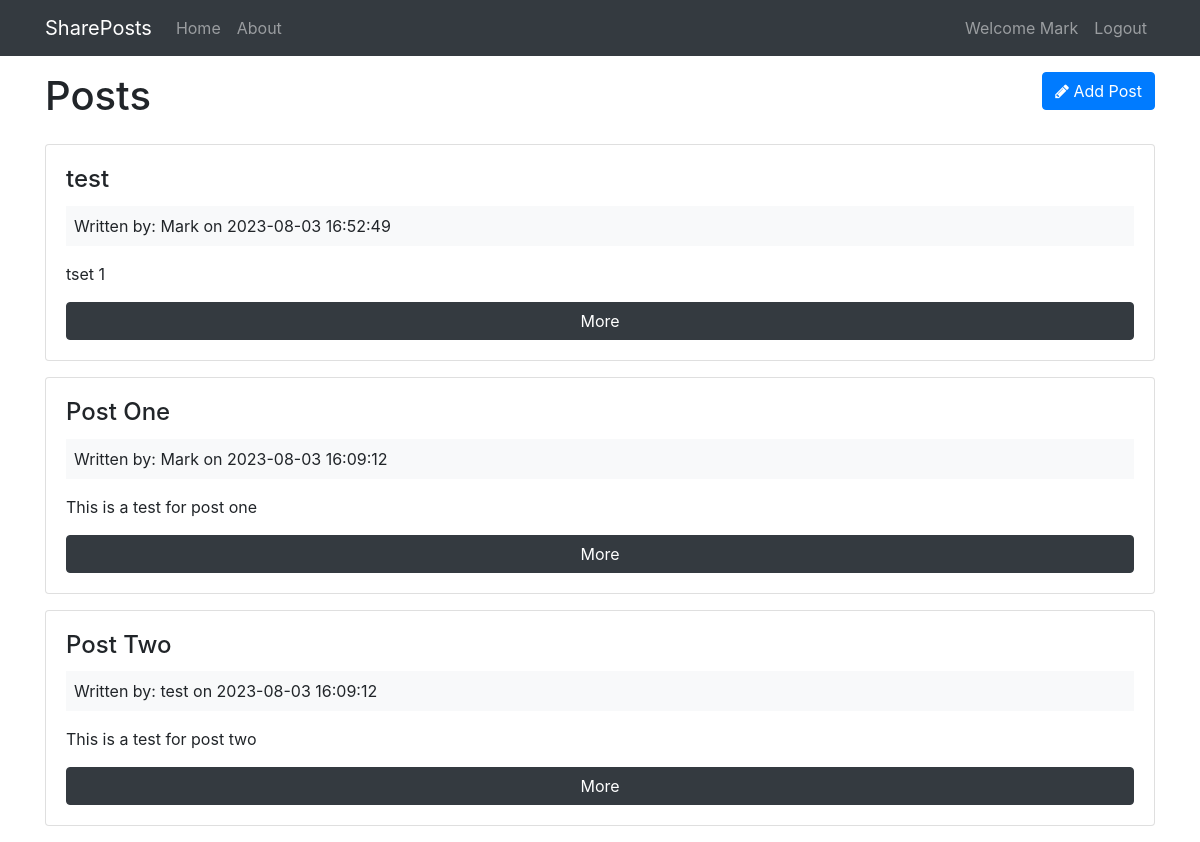
Screenshot of /posts (signed in) with the database file from the repository.
### tables this page shows
CREATE TABLE `posts` (
  `id` int(11) NOT NULL,
  `user_id` int(11) NOT NULL,
  `title` varchar(255) NOT NULL,
  `body` text NOT NULL,
  `created_at` datetime NOT NULL DEFAULT current_timestamp()
);

CREATE TABLE `users` (
  `id` int(11) NOT NULL,
  `name` varchar(255) NOT NULL,
  `email` varchar(255) NOT NULL,
  `password` varchar(255) NOT NULL,
  `created_at` datetime NOT NULL DEFAULT current_timestamp()
);

### app/controllers/Posts.php (called while the page is built, shortened)
<?php
class Posts extends Controller {
    public function __construct() {
        $this->postModel = $this->model('Post');
    }
    public function index() {
        $posts = $this->postModel->getPosts();
        $data = [
            'posts' => $posts
        ];
        $this->view('posts/index', $data);
    }
}

### app/libraries/Core.php (called while the page is built, shortened)
<?php
class Core {
    protected $currentMethod = 'index';
    public function __construct() {
        $url = $this->getUrl();
        if (!empty($url[0]) && file_exists('../app/controllers/' .ucwords($url[0]). '.php')){
            unset($url[0]);
        }
        $this->currentController = new $this->currentController;
        $this->params = $url ? array_values($url) : [];
        call_user_func_array([$this->currentController, $this->currentMethod], $this->params);
    }
    public function getUrl() {
        if (isset($_GET['url'])) {
            $url = rtrim($_GET['url'], '/');
            $url = filter_var($url, FILTER_SANITIZE_URL);
            $url = explode('/', $url);
            return $url;
        }
    }
}

### public/index.php (called while the page is built, shortened)
<?php
$init = new Core;

### app/libraries/Database.php (called while the page is built, shortened)
<?php
class Database {
    private $host = DB_HOST;
    private $user = DB_USER;
    private $pass = DB_PASS;
    private $dbname = DB_NAME;
    private $dbh;
    private $stmt;
    public function __construct() {
        $dsn = 'mysql:host=' .$this->host. ';dbname=' .$this->dbname;
        $options = array(
            PDO::ATTR_PERSISTENT => true,
            PDO::ATTR_ERRMODE => PDO::ERRMODE_EXCEPTION
        );
        try {
            $this->dbh = new PDO($dsn, $this->user, $this->pass, $options);
        } catch(PDOException $e) {
            $this->error = $e->getMessage();
            echo $this->error;
        }
    }
    public function query($sql) {
        $this->stmt = $this->dbh->prepare($sql);
    }
    public function execute() {
        return $this->stmt->execute();
    }
    public function resultSet() {
        $this->execute();
        return $this->stmt->fetchAll(PDO::FETCH_OBJ);
    }
}

### app/models/Post.php (called while the page is built, shortened)
<?php
class Post {
    private $db;
    public function __construct() {
        $this->db = new Database;
    }
    public function getPosts() {
        $this->db->query('SELECT * ,
                          posts.id AS postId,
                          users.id AS userId,
                          posts.created_at AS postCreated,
                          users.created_at AS userCreated
                          FROM posts
                          INNER JOIN users
                          ON posts.user_id = users.id
                          ORDER BY posts.created_at DESC
                          ');
        $result = $this->db->resultSet();
        return $result;
    }
}

### app/views/posts/index.php (the view, shortened to what this page needs)
<?php require APPROOT. '/views/inc/header.php'; ?>
    <div class="row mb-3">
        <div class="col-md-6">
            <h1>Posts</h1>
        </div>
        <div class="col-md-6">
            <a href="<?=URLROOT?>/posts/add" class="btn btn-primary pull-right">
                <i class="fa fa-pencil"></i> Add Post
            </a>
        </div>
    </div>
    <?php foreach($data['posts'] as $post): ?>
        <div class="card card-body mb-3">
            <h4 class="card-title"><?=$post->title?></h4>
            <div class="bg-light p-2 mb-3">
                Written by: <?=$post->name?> on <?=$post->postCreated?>
            </div>
            <p class="car-text"> <?=$post->body?> </p>
            <a href="<?=URLROOT?>/posts/show/<?=$post->postId?>" class="btn btn-dark">More</a>
        </div>
    <?php endforeach;?>
<?php require APPROOT. '/views/inc/footer.php'; ?>

### app/libraries/Controller.php (shortened to what this page needs)
<?php
class Controller {
    public function view($view, $data = []) {
        if (file_exists('../app/views/' .$view. '.php')) {
            require_once '../app/views/' .$view. '.php';
        } else {
            die('View does not exist');
        }
    }
}

### app/views/inc/header.php (shortened to what this page needs)
<!DOCTYPE html>
<html lang="en">
<head>
    <link rel="stylesheet" href="https://cdn.jsdelivr.net/npm/bootstrap@4.0.0/dist/css/bootstrap.min.css">
    <link href="https://maxcdn.bootstrapcdn.com/font-awesome/4.7.0/css/font-awesome.min.css" rel="stylesheet">
    <link rel="stylesheet" href="<?php echo URLROOT; ?>/public/css/style.css">
</head>
<body>
    <?php require APPROOT .'/views/inc/navbar.php' ?>
    <div class="container">

### app/views/inc/navbar.php (shortened to what this page needs)
<nav class="navbar navbar-expand-lg navbar-dark bg-dark mb-3">
    <div class="container">
        <a class="navbar-brand" href="<?=URLROOT?>"><?=SITENAME?></a>
        <div class="collapse navbar-collapse" id="navbarsExampleDefault">
        <ul class="navbar-nav mr-auto">
            <li class="nav-item">
            <a class="nav-link" href="<?=URLROOT?>">Home</a>
            </li>
            <li class="nav-item">
            <a class="nav-link" href="<?=URLROOT?>/pages/about">About</a>
            </li>
        </ul>
        <ul class="navbar-nav ml-auto">
            <?php if (isset($_SESSION['user_id'])):?>
                <li class="nav-item">
                    <a class="nav-link" href="#">Welcome <?=$_SESSION['user_name']?></a>
                </li>
                <li class="nav-item">
                    <a class="nav-link" href="<?=URLROOT?>/users/logout">Logout</a>
                </li>
            <?php endif; ?>
        </ul>
        </div>
    </div>
</nav>

### app/views/inc/footer.php (shortened to what this page needs)
    </div>
</body>
</html>

### rows the page displays
posts: title "test", user.name "Mark", created_at "2023-08-03 16:52:49", body "tset 1"
posts: title "Post One", user.name "Mark", created_at "2023-08-03 16:09:12", body "This is a test for post one"
posts: title "Post Two", user.name "test", created_at "2023-08-03 16:09:12", body "This is a test for post two"

### other values shown
SITENAME "SharePosts"
$_SESSION['user_name'] "Mark"
